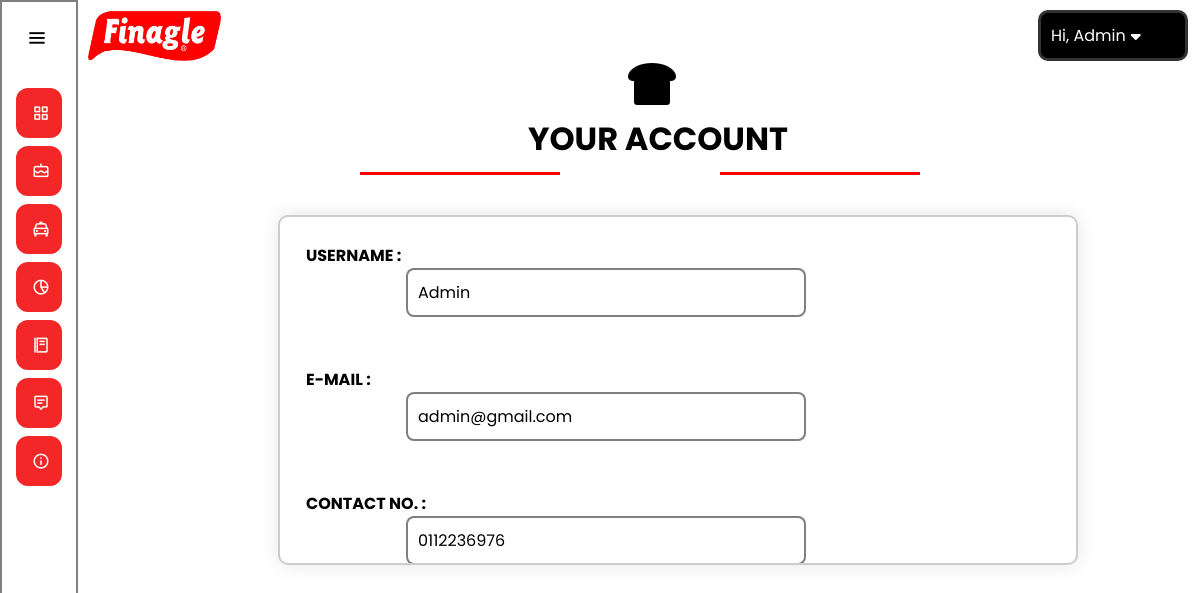
The app's page /public/cus_profile (signed in) with its own data.
### tables this page shows
CREATE TABLE `users` (
  `id` int(11) NOT NULL,
  `username` varchar(50) NOT NULL,
  `image` varchar(100) NOT NULL,
  `email` varchar(100) NOT NULL,
  `password` varchar(255) NOT NULL,
  `teleno` varchar(20) NOT NULL,
  `role` varchar(50) NOT NULL,
  `address` varchar(255) DEFAULT NULL,
  `branch` varchar(50) DEFAULT NULL,
  `joined_date` date DEFAULT NULL,
  `reset_token_hash` varchar(255) DEFAULT NULL,
  `reset_token_expires_at` datetime DEFAULT NULL
);

### app/controllers/Cus_profile.php (called while the page is built)
<?php
class Cus_profile extends Controller
{
    public function index($id = null)
    {
        $id = $id ?? Auth::getId();
        $user = new User();
        $data['row'] = $user->first(['id'=>$id]);
        $data['title'] = "Profile";
        $this->view('customer/cus_profile', $data);
    }
}

### app/core/app.php (called while the page is built, shortened)
<?php
class App
{
protected $controller = '_404';
protected $method = 'index';
    function __construct()
    {
        $arr=$this->getURL();
        $filename = "../app/controllers/".ucfirst($arr[0]).".php";
        if(file_exists($filename)){
            $this->controller = $arr[0];
            unset($arr[0]);
        } else {
            require "../app/controllers/".$this->controller.".php";
        }
        $mycontroller = new $this->controller();
        $arr = array_values($arr);
        call_user_func_array([$mycontroller,$this->method],$arr);
    }
    private function getURL()
    {
        $url = $_GET['url'] ?? 'home';
        $url = filter_var($url,FILTER_SANITIZE_URL);
        $arr = explode("/", $url);
        return $arr;
    }
}

### public/index.php (called while the page is built, shortened)
<?php
$app = new App();

### app/core/database.php (called while the page is built, shortened)
<?php
class Database
{
    private function connect()
    {
        $str = DBDRIVER . ":hostname=" . DBHOST . ";dbname=" . DBNAME;
        return new PDO($str, DBUSER, DBPASS);
    }
    public function query($query, $data = [], $type = 'object')
    {
        $con = $this->connect();
        $stm = $con->prepare($query);
        if ($stm) {
            $check =  $stm->execute($data);
            if ($check) {
                if ($type == 'object') {
                    $type = PDO::FETCH_OBJ;
                } else {
                    $type = PDO::FETCH_ASSOC;
                }
                $result = $stm->fetchAll($type);
                if (is_array($result) && count($result) > 0) {
                    return $result;
                }
            }
        }
        return false;
    }
}

### app/core/model.php (called while the page is built, shortened)
<?php
class Model extends Database
{
    protected $table = "";
    public function first($data)
    {
        $keys = array_keys($data);
        $query = "select * from " . $this->table . " where ";
        foreach ($keys as $key) {
            $query .= $key . "=:" . $key . " && ";
        }
        $query = trim($query, "&& ");
        $query .= " order by id desc limit 1";
        $res = $this->query($query, $data);
        if (is_array($res)) {
            return $res[0];
        }
        return false;
    }
}

### app/core/functions.php (called while the page is built, shortened)
<?php
function esc($str){
    return nl2br(htmlspecialchars($str));
}

### app/views/customer/cus_profile.view.php (the view, shortened to what this page needs)
<!DOCTYPE html>
<html lang="en" dir="ltr">
<head>
  <link rel="stylesheet" href="<?= ROOT ?>/assets/css/cus_profile.css">
  <link rel="stylesheet" href="https://cdnjs.cloudflare.com/ajax/libs/font-awesome/5.15.2/css/all.min.css" />
  <link rel="stylesheet" href="https://cdnjs.cloudflare.com/ajax/libs/font-awesome/4.7.0/css/font-awesome.min.css">
  <link rel="stylesheet" href="https://cdnjs.cloudflare.com/ajax/libs/font-awesome/4.7.0/css/font-awesome.min.css" />
</head>
<body>
  <?php if (!empty($row)) : ?>
    <div class="home-section">
      <i class="fas fa-bread-slice fa-3x text-primary mb-4"></i>
      <h2 class="section-title">YOUR ACCOUNT</h2>
      <div class="pro_container">
        <div class="pro_outer">
          <div class="pro_content">
            <div class="pro_buttons">
              <div class="profile-detail">
                <div class="pro_details"><strong>USERNAME : </strong></div>
                <div class="user-detail"><?= esc($row->username) ?></div>
                <br><br>
              </div>
              <div class="profile-detail">
                <div class="pro_details"><strong>E-MAIL : </strong></div>
                <div class="user-detail"><?= esc($row->email) ?></div>
              </div>
              <br><br>
              <div class="profile-detail">
                <div class="pro_details"><strong>CONTACT NO. : </strong></div>
                <div class="user-detail"><?= esc($row->teleno) ?></div>
              </div>
            </div>
          </div>
        </div>
      </div>
    </div>
  <?php else : ?>
    <h1>&emsp;&emsp;&emsp;&emsp;&emsp;The profile was not found!</h1>
  <?php endif; ?>
</body>
</html>

### public/assets/css/NavigationBar.css (style rules this page uses)
* { margin: 0; padding: 0; box-sizing: border-box; font-family: 'Poppins', sans-serif; }

### public/assets/css/cus_profile.css (style rules this page uses)
body { margin: 0; padding: 0; background-color: white; font-family: sans-serif; }
.home-section { display: flex; flex-direction: column; margin-top: 0; }
.section-title { font-size: 2em; line-height: 1; text-transform: uppercase; font-weight: bold; margin-top: 15px; font-family:"Poppins"; margin-left: 450px; }
.fas.fa-bread-slice.fa-3x.text-primary.mb-4 { margin-left: 550px; margin-top: 60px; }
.fas.fa-bread-slice.fa-3x.text-primary.mb-4 :after { margin-left: 500px; }
.pro_container { height: auto; text-align: left; display: flex; flex-direction: column; width: 100%; width: 800px; padding: 6px; position: relative; margin-left: 200px; margin-top: 60px; height: 350px; align-items: center; border: 2px solid #ccc; overflow: hidden; background: white; border-radius: 10px; box-shadow: 0 0 20px rgba(0, 0, 0, 0.1); }
.pro_outer { width: 900px; margin: 0 auto; }
.pro_buttons { margin: 20px; }
.user-detail { padding: 10px; border: 2px solid rgba(0, 0, 0, 0.5); border-radius: 8px; background-color: rgba(255, 255, 255, 0.1); overflow: hidden; width: 400px; margin-left: 100px; }
.home-section { width: calc(100% - 78px); margin-left: 78px; transition: all 0.5s ease; }

### public/assets/css/cus_topbar.css (style rules this page uses)
body { margin: 0; padding: 0; background-color: white; font-family: sans-serif; }
.home-section { display: flex; flex-direction: column; margin-top: 0; }
.home-section { width: calc(100% - 78px); margin-left: 78px; transition: all 0.5s ease; }

### records on screen
users: username "Admin", email "admin@gmail.com", teleno "0112236976"

### other values on screen
Auth::getUsername() "Admin"
